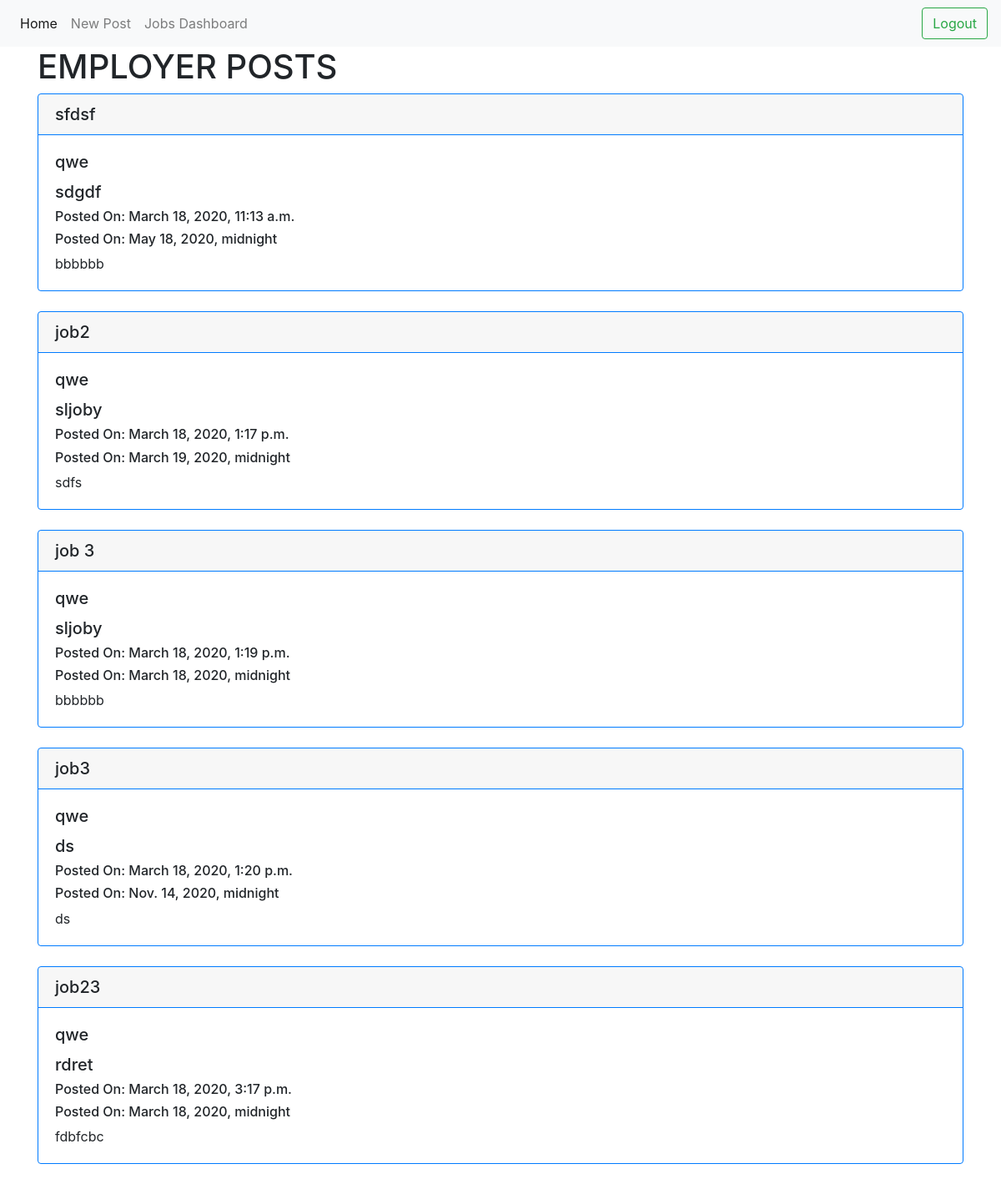
The page /post_employer (signed in) on the database its author committed.
### userauth/models.py (models this page shows)
class job_posted(models.Model):
    employer = models.ForeignKey(employer,on_delete=models.CASCADE)
    job_title = models.CharField(max_length=100)
    posted_on = models.DateTimeField(auto_now=True)
    apply_by = models.DateTimeField()
    type = models.CharField(max_length=50)
    description = models.CharField(max_length=200)

class employer(models.Model):
    user = models.OneToOneField(User, on_delete=models.CASCADE)
    email = models.EmailField(max_length=50)
    first_name = models.CharField(max_length=30)
    last_name = models.CharField(max_length=30)
    company_name = models.CharField(max_length=50)
    phone_num = models.CharField(max_length=15)
    is_candidate = models.BooleanField(default=False)

### post/views.py (the view)
# urls.py: path('post_employer', views.post_employer, name="post_employer"),
@login_required(login_url="/login/")
def post_employer(request):
    model = employer.objects.filter(user=request.user)
    print("modddddd",model)
    if not model:
        print("the user is no employer")
        return redirect("/login/")
    else:
        print("the user is employer",request.user.id)
        posts = job_posted.objects.filter(employer=model[0])
        print(posts)
        header="EMPLOYER POSTS"
        if model[0].is_candidate == False:
            return render(request, "jobpost.html",context={"post":posts,"header":header})
        else:
            return HttpResponse("this is wrong")

### post/templates/jobpost.html (shortened to what this page needs)
<!DOCTYPE html>
<html lang="en">
<head>
    <link rel="stylesheet" href="https://stackpath.bootstrapcdn.com/bootstrap/4.4.1/css/bootstrap.min.css">
</head>
<body>
<nav class="navbar navbar-expand-lg navbar-light bg-light">
  <div class="collapse navbar-collapse" id="navbarSupportedContent">
    <ul class="navbar-nav mr-auto">
      <li class="nav-item active">
        {% url 'candidate_jobs' as the_url %}
        {% url 'post_candidate' as the_url2 %}
        {% if request.get_full_path == the_url or request.get_full_path == the_url2 %}
        <a class="nav-link" href="{% url 'post_candidate' %}">Home <span class="sr-only">(current)</span></a>
        {% else %}
          <a class="nav-link" href="{% url 'post_employer' %}">Home <span class="sr-only">(current)</span></a>
        {% endif %}
      </li>
      {% url 'candidate_jobs' as the_url %}
        {% url 'post_candidate' as the_url2 %}
        {% url 'new_post' as the_url %}
        {% url 'post_employer' as the_url2 %}
      {% if request.get_full_path == the_url or request.get_full_path == the_url2 %}
      <li class="nav-item">
        <a class="nav-link" href="{% url 'postcreate' %}"> New Post <span class="sr-only">(current)</span></a>
      </li>
      {% endif %}
        {% url 'new_post' as the_url %}
        {% url 'post_employer' as the_url2 %}
      {% if request.get_full_path == the_url or request.get_full_path == the_url2 %}
        <li class="nav-item">
        <a class="nav-link" href="{% url 'employer_job_applied' %}"> Jobs Dashboard <span class="sr-only">(current)</span></a>
      </li>
      {% endif %}
    </ul>
      <a href="{% url 'login' %}"><button class="btn btn-outline-success my-2 my-sm-0" >Logout</button></a>
  </div>
</nav>
<div class="container">
    <h1> {{header}} </h1>
{% for job in post  %}
<div class="card border-primary">
  <h5 class="card-header border-primary">{{job.job_title}}</h5>
  <div class="card-body border-primary">
    <h5 class="card-title">{{job.employer.company_name}}</h5>
      <h5>{{job.type}}</h5>
      <h6>Posted On: {{job.posted_on}}</h6>
      <h6>Posted On: {{job.apply_by}}</h6>
    <p class="card-text">{{job.description}}</p>
        {% url 'post_candidate' as the_url %}
  </div>
</div>
<br>
{% endfor %}
</div>
</body>
</html>

### rows shown on the page
job_posted: job_title "sfdsf", employer.company_name "qwe", type "sdgdf", posted_on "March 18, 2020, 11:13 a.m.", apply_by "May 18, 2020, midnight", description "bbbbbb"
job_posted: job_title "job2", employer.company_name "qwe", type "sljoby", posted_on "March 18, 2020, 1:17 p.m.", apply_by "March 19, 2020, midnight", description "sdfs"
job_posted: job_title "job 3", employer.company_name "qwe", type "sljoby", posted_on "March 18, 2020, 1:19 p.m.", apply_by "March 18, 2020, midnight", description "bbbbbb"
job_posted: job_title "job3", employer.company_name "qwe", type "ds", posted_on "March 18, 2020, 1:20 p.m.", apply_by "Nov. 14, 2020, midnight", description "ds"
job_posted: job_title "job23", employer.company_name "qwe", type "rdret", posted_on "March 18, 2020, 3:17 p.m.", apply_by "March 18, 2020, midnight", description "fdbfcbc"

### other values the page prints
{{ header }} "EMPLOYER POSTS"
